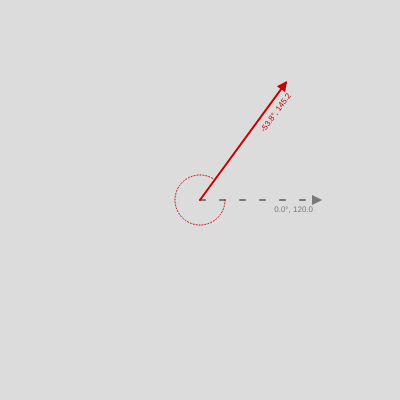
Frame 1 (no input)
Frame 60 (no input): identical to frame 1, image omitted
Frame 120 (the mouse pressed at the canvas centre since frame 60): identical to frame 1, image omitted

The p5.js sketch that drew this single still picture (run headless with seeded random() and noise() and a simulated clock; from frame 60 on, the mouse is pressed at the canvas centre):

// p5.js sketch
// ── sketch.js
// TODO: write description
// Based on:
// - Coding Train "Dot Product and Scalar Projection": 
//   https://youtu.be/_ENEsV_kNx8
//

let lineSegment;
let xAxisLineSegment;
let mouseLineSegment;

function setup() {
  createCanvas(400, 400);
  lineSegment = new LineSegment(width / 2, height / 2,
                         random(0, width), random(0, height));
  lineSegment.strokeColor = color(200, 0, 0);
  
  xAxisLineSegment = new LineSegment(width / 2, height / 2,
                                     width * 0.8, height / 2);
  
  xAxisLineSegment.strokeColor = color(120);
  xAxisLineSegment.isDashedLine = true;
}

function draw() {
  background(220);
  
  xAxisLineSegment.draw();
  
  lineSegment.draw();
  if(mouseLineSegment){
    mouseLineSegment.draw(); 
    
    // draw arc between x-axis and mouse line segment
    push();
    noFill();
    stroke(mouseLineSegment.strokeColor);
    drawingContext.setLineDash([1, 2]);
    translate(mouseLineSegment.x1, mouseLineSegment.y1);
    arc(0, 0, 30, 30, 0, mouseLineSegment.heading);  
    pop();
    
    // draw arc between mouse line and red segment
    push();
    noFill();
    stroke(0);
    drawingContext.setLineDash([1, 2]);
    translate(lineSegment.x1, lineSegment.y1);
    
    arc(0, 0, 70, 70, lineSegment.heading, mouseLineSegment.heading);  
    pop();
    
    // draw text angles
    push();
    textSize(10);
    //text("Angle Between X-Axis and Blue Vector: ");
    //text("Angle Between X-Axis and Red Vector: ");
    //text("Angle Between Red and Blue Vector: ");
    //noStroke();
    fill(0);
    
    // TODO: fix this
    stroke(0);
    let v1 = createVector(lineSegment.x2 - lineSegment.x1, lineSegment.y2 - lineSegment.y1);
    let v2 = createVector(mouseLineSegment.x2 - mouseLineSegment.x1, mouseLineSegment.y2 - mouseLineSegment.y1);
    
    //for debugging
    //line(0, 0, v1.x, v1.y);
    //line(0, 0, v2.x, v2.y);
    
    noStroke();
    let angleBetweenVectors = v1.angleBetween(v2);
    let angleInDegrees = degrees(angleBetweenVectors);
    fill(155);
    text("Legend: each vector measured in terms of degrees, magnitude", 5, 15);
    fill(0);
    let angle2InDegrees = 0;
    if(angleInDegrees < 0){
      angle2InDegrees = 360 + angleInDegrees;
    }else{
      angle2InDegrees = 360 - angleInDegrees;
    }
    text("Angle Between Red & Blue: " + nfc(angleInDegrees, 1) + "° or " + nfc(angle2InDegrees, 1) + "°", 5, 30);
    pop();
    //noLoop();
  }
  
  // draw arc between x-axis and red segment
  push();
  noFill();
  stroke(lineSegment.strokeColor);
  drawingContext.setLineDash([1, 2]);
  translate(lineSegment.x1, lineSegment.y1);
  arc(0, 0, 50, 50, 0, lineSegment.heading);  
  pop();
  
  
}

function mouseClicked() {
  mouseLineSegment = new LineSegment(lineSegment.x1, lineSegment.y1,
                                     mouseX, mouseY);
  mouseLineSegment.strokeColor = color(0, 0, 240);
}

class LineSegment{
  constructor(x1, y1, x2, y2){
    this.pt1 = createVector(x1, y1);
    this.pt2 = createVector(x2, y2);
    this.strokeColor = color(0);
    this.isDashedLine = false;
    this.turnOnTextLabels = true;
    this.strokeWeight = 2;
  }
  
  get x1(){
    return this.pt1.x; 
  }
  
  get y1(){
    return this.pt1.y; 
  }
  
  get x2(){
    return this.pt2.x; 
  }
  
  get y2(){
    return this.pt2.y; 
  }
  
  get heading(){
    let diffVector = p5.Vector.sub(this.pt2, this.pt1);
    return diffVector.heading();
  }
  
  draw(){
    push();
    stroke(this.strokeColor);
    //line(this.pt1.x, this.pt1.y, this.pt2.x, this.pt2.y);
    let diffVector = p5.Vector.sub(this.pt2, this.pt1);
    this.drawArrow(this.pt1, diffVector, this.strokeColor);
    pop();
  }
  
  drawArrow(base, vec, myColor) {
    push();
    stroke(myColor);
    strokeWeight(this.strokeWeight);
    fill(myColor);
    translate(base);
    push();
    if(this.isDashedLine){
      drawingContext.setLineDash([5, 15]);
    }
    line(0, 0, vec.x, vec.y);
    pop();
    rotate(vec.heading());
    let arrowSize = 7;
    translate(vec.mag() - arrowSize, 0);
    triangle(0, arrowSize / 2, 0, -arrowSize / 2, arrowSize, 0);
    
    // calculate heading in radians and degrees
    // and also print out magnitude
    //print(degrees(this.velocity.heading()));
    noStroke();
    //rotate(-vec.heading());
    textSize(8);
    let lbl = nfc(degrees(vec.heading()), 1)+ "°" + 
              ", " + nfc(vec.mag(), 1);
    let lblWidth = textWidth(lbl);
    text(lbl, -lblWidth, 12);
    
    pop();
  }
  
}
